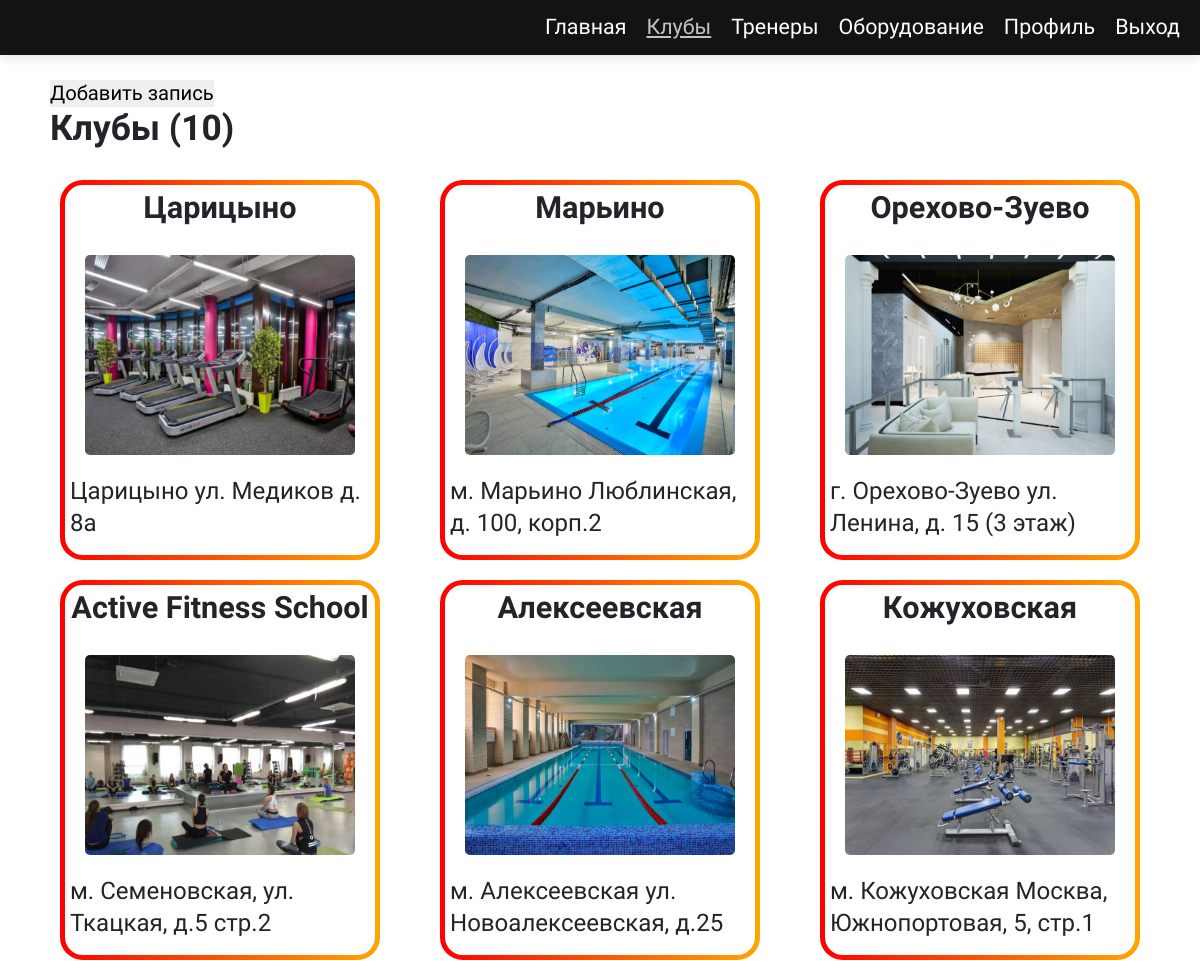
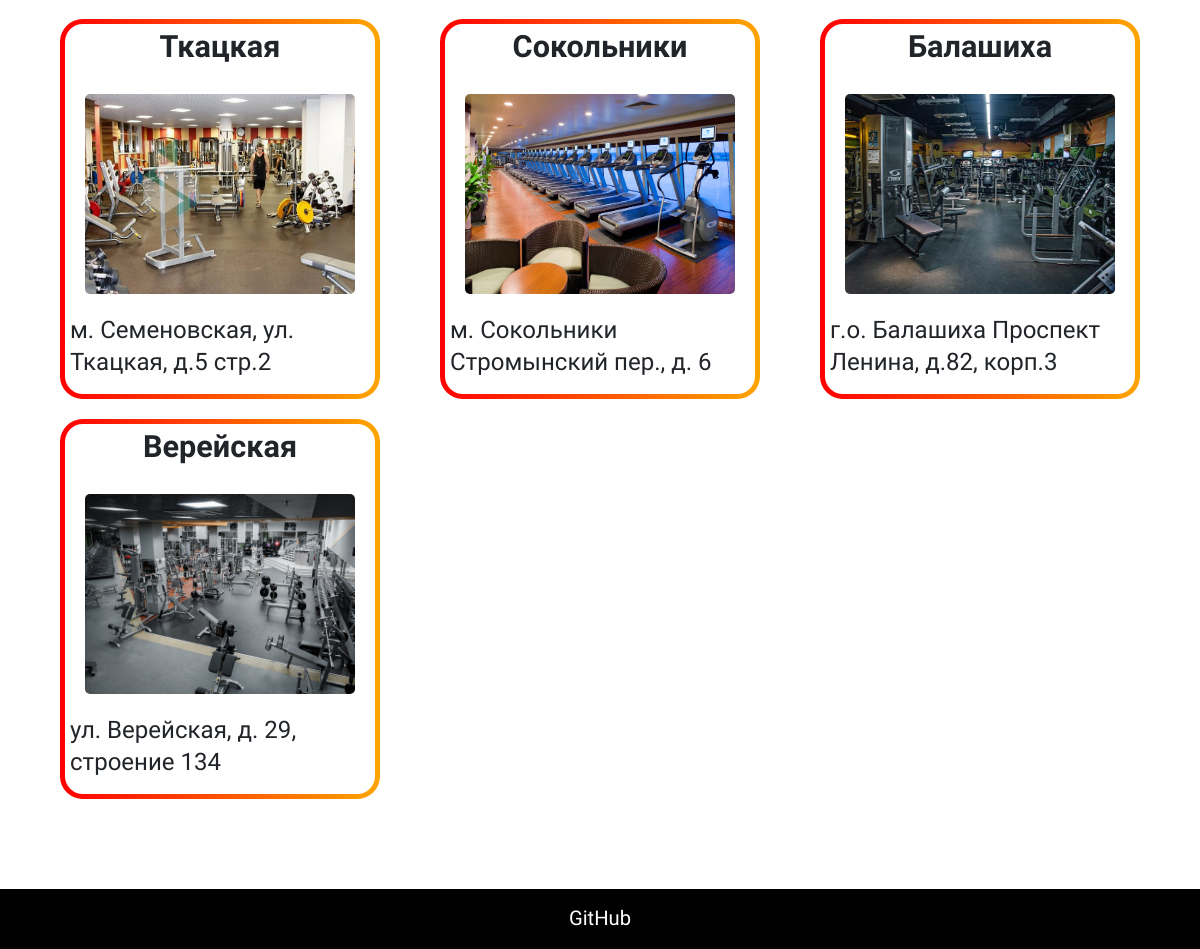
/clubs (signed in), run on the app's committed database (2 pictures, top to bottom).
### app.py (models this page shows)
class Clubs(db.Model):
    id = db.Column(db.Integer, primary_key=True)
    name = db.Column(db.String(54), nullable=False)
    address = db.Column(db.Text, nullable=False)
    image = db.Column(db.Text, nullable=False)

### app.py (the view, shortened to what this page needs)
@app.route('/clubs', methods=("POST", "GET"))
def clubs():
    clubs = Clubs.query.all()
    clubs_count = Clubs.query.count()
    return render_template('clubs.html', clubs = clubs, count = clubs_count)

### app.py (called while the page is built)
@event.listens_for(Engine, "connect")
def _set_sqlite_pragma(dbapi_connection, connection_record):
    if isinstance(dbapi_connection, SQLite3Connection):
        cursor = dbapi_connection.cursor()
        cursor.execute("PRAGMA foreign_keys=ON;")
        cursor.close()

@login_manager.user_loader
def load_user(user_id):
    return Users.query.get(user_id)

### templates/clubs.html (shortened to what this page needs)
{% extends "index.html" %}
{% block content %}
    <section class="clubs">
        <h2 class="clubs__title title">Клубы ({{count}})</h2>
        {% if not club == [] %}
        <div class="clubs__wrapper wrapper">
            {% for club in clubs %}
                <div class="clubs__item">
                    <h3 class="clubs__name subtitle">{{club.name}}</h3>
                    <img src="../static/img/clubs/{{club.image}}" alt="{{club.name}}" class="clubs__image">
                    <p class="clubs__address"> {{club.address}} </p>
                </div>
            {% endfor %}
        </div>
        {% endif %}
    </section>
{% endblock %}

### static/style/main.css (style rules this page uses)
img { pointer-events: none; display: block; }
h1, h2, h3 { font-weight: 600; }
body { font-size: 1.06em; }
h2 { font-size: 1.75em; }
h3 { font-size: 1.35em; }
.wrapper { display: flex; justify-content: space-between; flex-wrap: wrap; align-content: space-between; }
.title + div { margin-top: 20px; }
.subtitle { text-align: center; padding-bottom: 20px; }
.clubs__item { position: relative; padding: 5px; margin: 10px; width: 300px; height: 360px; background: #fff; background-clip: padding-box; border: solid 5px transparent; border-radius: 1em; }
.clubs__item::before { content: ""; position: absolute; top: 0; right: 0; bottom: 0; left: 0; z-index: -1; margin: -5px; border-radius: inherit; background: linear-gradient(to right, red, orange); }
.clubs__image { width: 270px; height: 200px; margin: auto; border-radius: 5px; margin-bottom: 20px; }
.clubs__address { word-wrap: break-word; }

### data on the page
Clubs: name "Царицыно", image (picture), address "Царицыно ул. Медиков д. 8а"
Clubs: name "Марьино", image (picture), address "м. Марьино Люблинская, д. 100, корп.2"
Clubs: name "Орехово-Зуево", image (picture), address "г. Орехово-Зуево ул. Ленина, д. 15 (3 этаж)"
Clubs: name "Active Fitness School", image (picture), address "м. Семеновская, ул. Ткацкая, д.5 стр.2"
Clubs: name "Алексеевская", image (picture), address "м. Алексеевская ул. Новоалексеевская, д.25"
Clubs: name "Кожуховская", image (picture), address "м. Кожуховская Москва, Южнопортовая, 5, стр.1"
Clubs: name "Ткацкая", image (picture), address "м. Семеновская, ул. Ткацкая, д.5 стр.2"
Clubs: name "Сокольники", image (picture), address "м. Сокольники Стромынский пер., д. 6"
Clubs: name "Балашиха", image (picture), address "г.о. Балашиха Проспект Ленина, д.82, корп.3"
Clubs: name "Верейская", image (picture), address "ул. Верейская, д. 29, строение 134"

### other printed values
{{ count }} "10"
